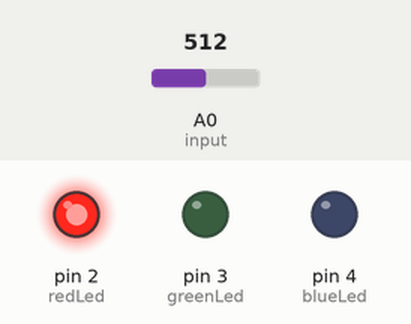
Bench run of a sketch on a simulated Arduino Uno, built with avr-gcc and run on an emulated ATmega328P. Shown: output pins drawn as LEDs (lit = HIGH). Inputs (shaded band) come from the test bench; at power-on: A0 (input) = 512. What the sketch prints to the serial monitor is not drawn.

Above: at 0.05 s.
At 1.15 s:
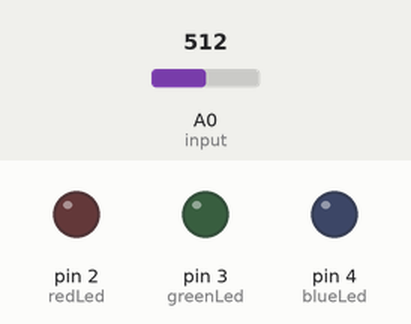
At 2.05 s:
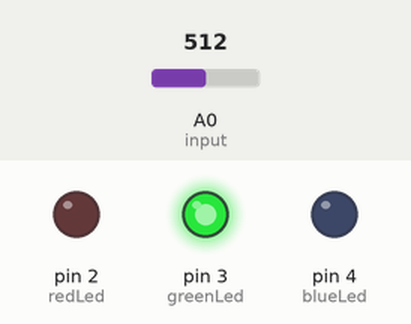
At 2.85 s:
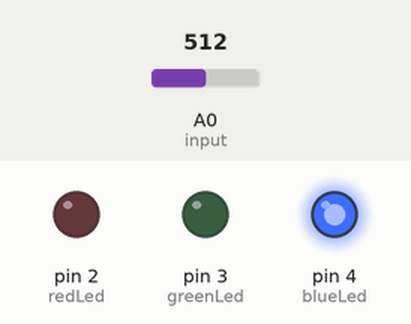
Timing chart, 0 to 3.1 s (numbered marks = the images above):
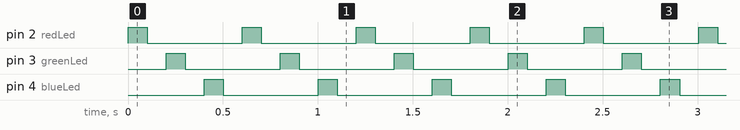

Measured:
- by itself, pin 2 (redLed), pin 3 (greenLed), pin 4 (blueLed): alternates HIGH for 0.10 s and LOW for 0.50 s

The sketch:

colourdet.ino
```cpp
int redLed = 2;
int blueLed = 4;
int greenLed = 3;
int input = A0;
void setup() {
  Serial.begin(9600);
pinMode(redLed,OUTPUT);
pinMode(greenLed,OUTPUT);
pinMode(blueLed,OUTPUT);
pinMode(input,INPUT);
}

void loop() {

digitalWrite(redLed,HIGH);
delay(100);
Serial.print("r=");

Serial.print(analogRead(input));
Serial.print("  ");
digitalWrite(redLed,LOW);
delay(100);
digitalWrite(greenLed,HIGH);
delay(100);
Serial.print("g=");
Serial.print(analogRead(input));
Serial.print("  ");
digitalWrite(greenLed,LOW);
delay(100);

digitalWrite(blueLed,HIGH);
delay(100);
Serial.print("b=");

Serial.print(analogRead(input));

Serial.print("  ");
digitalWrite(blueLed,LOW);
delay(100);
Serial.println(" ");


}
```
